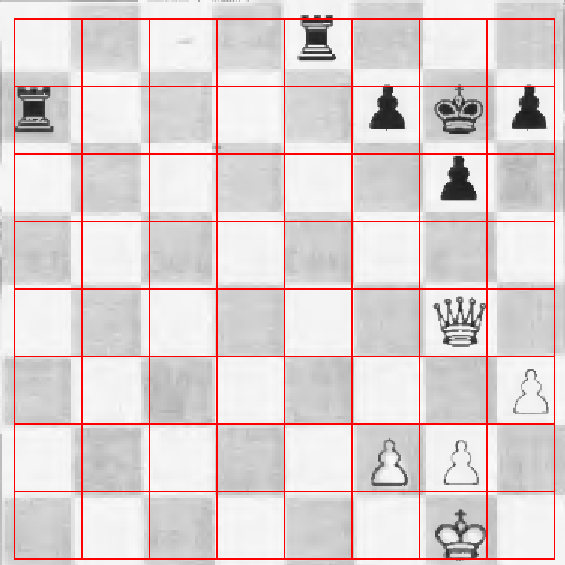
#> input picture backend/vision/_tmp_b004.png, 565 x 565 px
$ python -i realscan_features.py   (imports and definitions only)   (older library calls are emulated)
#> lines starting #> are read from the running program, lines starting #| are printed output that depends on the picture
#> further down, picture is the input picture: shape (565, 565, 3); mean B, G, R 210.2, 210.2, 221.7
"""Feature extraction for REAL scanned chess piece crops.

One module owns the representation so training and runtime can never drift
apart: `train_real_model.py` builds vectors with `piece_vector()` and the
detector at inference time calls the exact same function.

Design notes
------------
Scanned puzzle pages differ from digital boards in ways that break the old
pipeline:

* the paper background is not a constant colour,
* squares carry a checker tint whose contrast varies board to board,
* ink is faded, so "dark" is relative to the local square, not absolute,
* white pieces render as *outline* glyphs and black pieces as *solid*
  silhouettes, so stroke weight and interior ink both carry signal,
* pieces rarely fill their square, and glyph placement drifts a few pixels.

So every crop is normalised relative to its own square background, then
described from several complementary views (filled silhouette, edge map,
ink-density profiles) rather than a single thresholded bitmap.
"""

import numpy as np
import cv2

NORM = 32          # normalised glyph size for the silhouette/edge views
PROFILE = 8        # rows/cols in the coarse ink-density profile

# Per-class view weights. Tunable so they can be retuned without editing
# classifier code; see train_real_model.py --report for the score each wins.
VIEW_WEIGHTS = {
    'silhouette': 1.00,
    'edge': 0.85,
    'profile': 0.70,
    'ink': 0.60,
}


# [79 lines left out: functions _ring, square_background, square_spread, ink_mask, glyph_bbox, crop_glyph, not called in this run]


def _fit_square(arr, blur=False):
    """Resize preserving aspect ratio into NORM x NORM centred on the frame."""
#> called with blur = False
    a = arr.astype(np.uint8) if arr.dtype != np.uint8 else arr
    if blur:
        a = cv2.GaussianBlur(a, (3, 3), 0)
    h, w = a.shape[:2]
#> h = 565; w = 565
    s = NORM / float(max(h, w))
#> s = 0.0566
    nh, nw = max(1, int(round(h * s))), max(1, int(round(w * s)))
#> nh = 32; nw = 32
    r = cv2.resize(a, (nw, nh), interpolation=cv2.INTER_AREA)
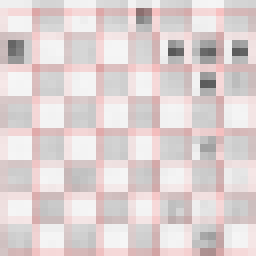
#> r: shape (32, 32, 3) (shown 8 times larger); mean B, G, R 210.2, 210.2, 221.7
    gray = cv2.cvtColor(r, cv2.COLOR_BGR2GRAY) if r.ndim == 3 else r
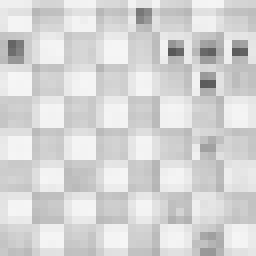
#> gray: shape (32, 32) (shown 8 times larger); min 88, max 246, mean 213.6
    out = np.zeros((NORM, NORM), np.uint8)
    oy, ox = (NORM - nh) // 2, (NORM - nw) // 2
#> oy = 0; ox = 0
    out[oy:oy + nh, ox:ox + nw] = gray
    return out.astype(np.float32)


# [136 lines left out: functions to_silhouette, to_edge, to_profile, as_gray, body_intensity, piece_vector, not called in this run]

>>> import cv2
>>> picture = cv2.imread('_tmp_b004.png')
>>> result = _fit_square(picture)

$ run again, on backend/vision/_tmp_b009.png
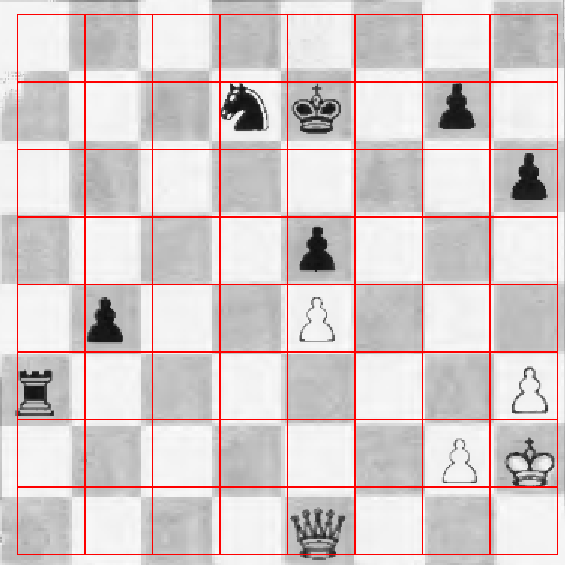
#> input picture backend/vision/_tmp_b009.png, 565 x 565 px
#> picture is the input picture: shape (565, 565, 3); mean B, G, R 203.4, 203.4, 214.5
#> in _fit_square, `r = cv2.resize(a, (nw, nh), interpolation=cv2.INTER_AREA)`:
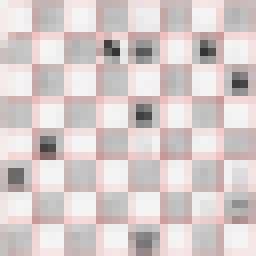
#> r: shape (32, 32, 3) (shown 8 times larger); mean B, G, R 203.4, 203.4, 214.5
#> in _fit_square, `gray = cv2.cvtColor(r, cv2.COLOR_BGR2GRAY) if r.ndim == 3 else r`:
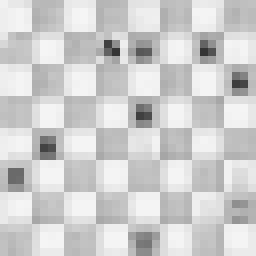
#> gray: shape (32, 32) (shown 8 times larger); min 51, max 245, mean 206.7
